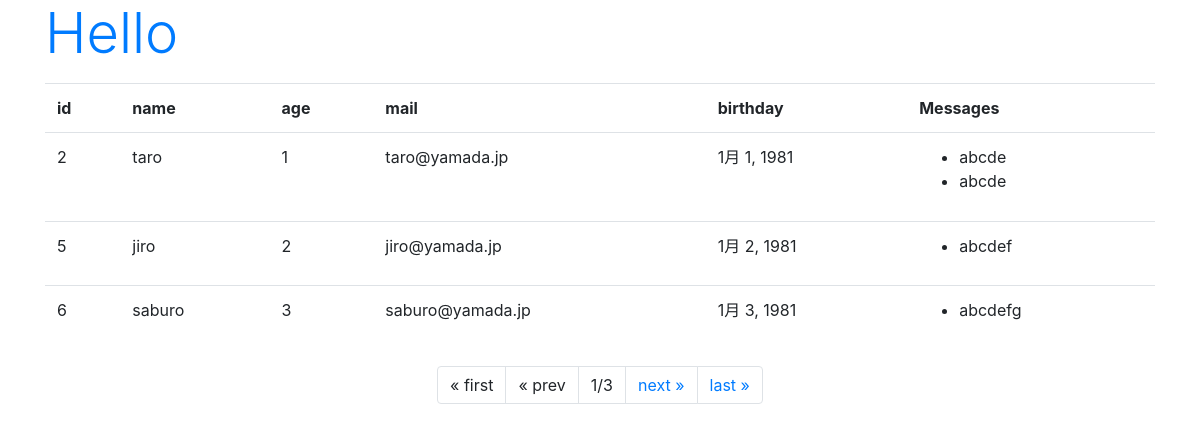
/hello/, run on the app's committed database.
### hello/models.py (models this page shows, shortened)
class Friend(models.Model):
    name = models.CharField(max_length=100, \
        validators=[number_only])
    mail = models.EmailField(max_length=200)
    gender = models.BooleanField()
    age = models.IntegerField()
    birthday = models.DateField()

class Message(models.Model):
    friend = models.ForeignKey(Friend, on_delete=models.CASCADE)
    title = models.CharField(max_length=100)
    content = models.CharField(max_length=300)
    pub_date = models.DateTimeField(auto_now_add=True)
    class Meta:
        ordering = ('pub_date',)

### hello/views.py (the view)
# urls.py: path('', views.index, name='index'),
def index(request, num=1):
    data = Friend.objects.all()
    page = Paginator(data, 3)
    params = {
        'title': 'Hello',
        'message':'',
        'data': page.get_page(num),
    }
    return render(request, 'hello/index.html', params)

### hello/templates/hello/index.html (shortened to what this page needs)
{% load static %}
<!doctype html>
<html lang="ja">
<head>
    <link rel="stylesheet"
    href="https://stackpath.bootstrapcdn.com/bootstrap/4.3.1/css/bootstrap.min.css"
>
</head>
<body class="container">
    <h1 class="display-4 text-primary">
        {{title}}</h1>
    <table class="table">
        <tr>
            <th>id</th>
            <th>name</th>
            <th>age</th>
            <th>mail</th>
            <th>birthday</th>
            <th>Messages</th>
        </tr>
    {% for item in data %}
        <tr>
            <td>{{item.id}}</td>
            <td>{{item.name}}</td>
            <td>{{item.age}}</td>
            <td>{{item.mail}}</td>
            <td>{{item.birthday}}</td>
            <td><ul>
                {% for ob in item.message_set.all %}
                    <li>{{ob.title}}</li>
                {% endfor %}
                </ul></td>
            <tr>
    {% endfor %}
    </table>
    <ul class="pagination justify-content-center">
        {% if data.has_previous %}
        <li class="page-item">
            <a class="page-link" href="{% url 'index' %}">
                &laquo; first</a>
        </li>
        <li class="page-item">
            <a class="page-link"
            href="{% url 'index' %}{{data.previous_page_number}}">
                &laquo; prev</a>
        </li>
        {% else %}
        <li class="page-item">
            <a class="page-link">&laquo; first</a>
        </li>
        <li class="page-item">
            <a class="page-link">&laquo; prev</a>
        </li>
        {% endif %}
        <li class="page-item">
            <a class="page-link">
            {{data.number}}/{{data.paginator.num_pages}}</a>
        </li>
        {% if data.has_next %}
        <li class="page-item">
            <a class="page-link"
            href="{% url 'index' %}{{data.next_page_number }}">
                next &raquo;</a>
        </li>
        <li class="page-item">
            <a class="page-link"
            href="{% url 'index' %}{{data.paginator.num_pages}}">
                last &raquo;</a>
        </li>
        {% endif %}
    </ul>
</body>

### data on the page
Friend: id "2", name "taro", age "1", mail "taro@yamada.jp", birthday "1月 1, 1981"
Message: title "abcde"
Message: title "abcde"
Friend: id "5", name "jiro", age "2", mail "jiro@yamada.jp", birthday "1月 2, 1981"
Message: title "abcdef"
Friend: id "6", name "saburo", age "3", mail "saburo@yamada.jp", birthday "1月 3, 1981"
Message: title "abcdefg"

### other printed values
{{ title }} "Hello"
{{ data.number }} "1"
{{ data.paginator.num_pages }} "3"
